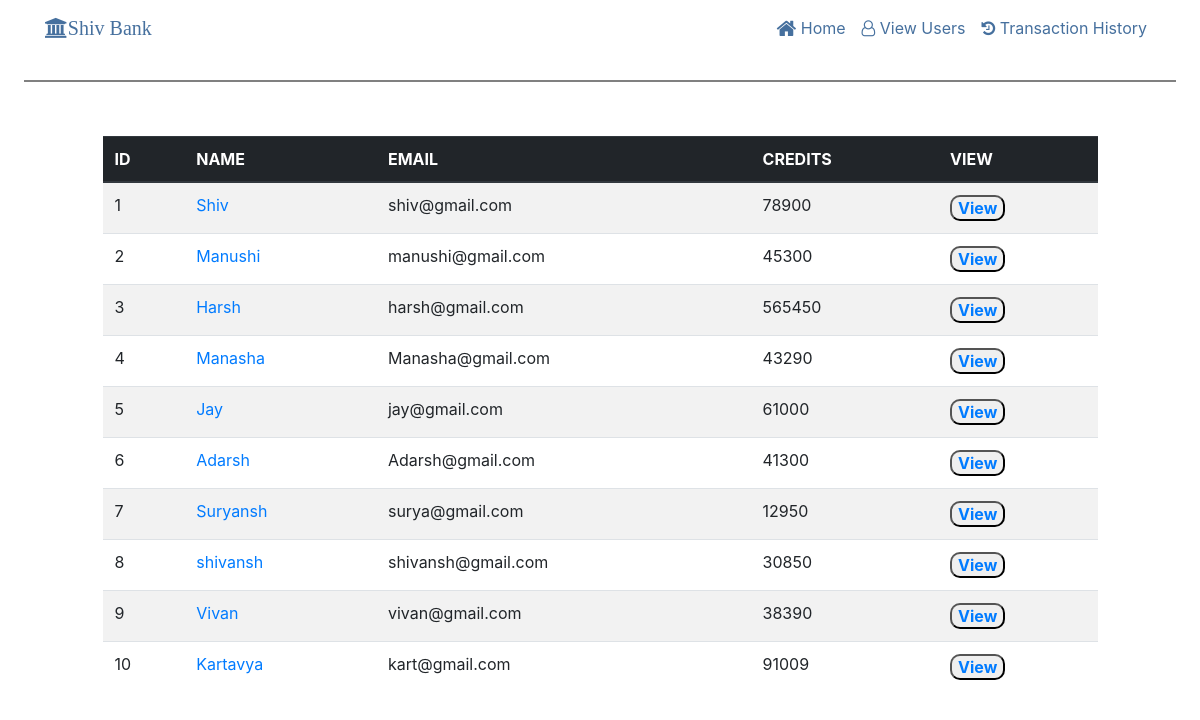
The page /allusers.php on the database its author committed.
### tables this page shows
CREATE TABLE `users` (
  `user_id` int(11) NOT NULL,
  `user_name` varchar(128) NOT NULL,
  `email` varchar(128) NOT NULL,
  `user_credits` int(11) NOT NULL
);

### allusers.php (the view, shortened to what this page needs)
<?php
require_once "config.php";
?>
<!DOCTYPE html>
<html lang="en">
<head>
  <link rel="stylesheet" href="https://stackpath.bootstrapcdn.com/bootstrap/4.5.2/css/bootstrap.min.css">
    <link rel="stylesheet" href="https://cdnjs.cloudflare.com/ajax/libs/font-awesome/4.7.0/css/font-awesome.min.css">
    <link rel="stylesheet" href="styles.css">
</head>
<body>
 <?php include("nav.php") ?>
 <nav class="navbar navbar-#46709e bg-white navbar-expand-sm  fixed-top">
        <div class="container">
            <a class="navbar-brand mr-auto" style="color: #46709e"><i class="fa fa-university" aria-hidden="true">Shiv Bank</i></a>
            <div class="collapse navbar-collapse" id="Navbar">
                <ul class="navbar-nav ml-auto">
                    <li class="nav-item "><a class="nav-link" href="bank.html" style="color:#46709e"><span class="fa fa-home fa-lg"></span> Home</a></li>
                     <li class="nav-item active"><a class="nav-link" href="allusers.php" style="color: #46709e"><i class="fa fa-user-o" aria-hidden="true"></i></i> View Users</a></li>
                    <li class="nav-item"><a class="nav-link" href="history.php" style="color: #46709e"><i class="fa fa-history" aria-hidden="true"></i></span> Transaction History</a></li>
                </ul>
        </div>
      </div>
    </nav>
     <hr style="border:1px solid grey; width: 1150px">
<div class="row row-content">
        <div class="col-12 offset-sm-1 col-sm-10">
          <h2 style="padding-top: 30px ;text-align: center; color:white;"><b></b></h2>
            <div class="table-responsive ">
                <table class="table table-white table-striped">
                    <thead class="thead-dark">
                      <tr>
                      <th>ID</th>
                      <th>NAME</th>
                      <th>EMAIL</th>
                      <th>CREDITS</th>
                      <th>VIEW</th>
                      </tr>
                    </thead>
                    <tbody>
                      <tr>
                      <?php
                       $stmt = $pdo->query("SELECT * FROM users");
                       $rows = $stmt->fetchAll(PDO::FETCH_ASSOC);
                       if(count($rows)>0){
                         foreach($rows as $row ) { ?>
                         <td><?php echo htmlentities($row['user_id']); ?> </td>
                         <td><?php echo ('<a href="profile.php?user_id='.$row['user_id'].'">'.htmlentities($row['user_name']).'</a> ');
                                         ?>  </td>
                         <td><?php echo htmlentities($row['email']); ?> </td>
                         <td><?php echo htmlentities($row['user_credits']); ?> </td>
                         <td><button><?php  echo('<a href="profile.php?user_id='.$row['user_id'].'">'."View".'</a> ');
        ?></button></td>
                         </tr>
                         <?php }
                              }
                          ?>
                    </tbody>
                </table>
            </div>
        </div>
 </div>
</body>
</html>

### nav.php (shortened to what this page needs)
<!DOCTYPE html>
<html lang="en">
<head>
    <link rel="stylesheet" href="https://maxcdn.bootstrapcdn.com/bootstrap/4.0.0/css/bootstrap.min.css">
    <link rel="stylesheet" href="https://cdnjs.cloudflare.com/ajax/libs/font-awesome/4.7.0/css/font-awesome.min.css">
    <link rel = "stylesheet" href="https://cdnjs.cloudflare.com/ajax/libs/bootstrap-social/5.1.1/bootstrap-social.min.css">
    <link rel="stylesheet" type="text/css" href="styles.css">
    <link rel="stylesheet" type="text/css" href=">
</head>
 <body>
 <nav class="navbar navbar-dark bg-white navbar-expand-sm  fixed-top">
        <div class="container">
            <button class="navbar-toggler" type="button" data-toggle="collapse" data-target="#Navbar">
                <span class="navbar-toggler-icon"></span>
            </button>
            <a class="navbar-brand mr-auto" style="color: #46709e"><i class="fa fa-university" aria-hidden="true">Shiv Bank</i></a>
      </div>
</body>
</html><nav class="navbar navbar-#46709e bg-white navbar-expand-sm  fixed-top">
        <div class="container">
            <a class="navbar-brand mr-auto" style="color: #46709e"><i>Shiv Bank</i></a>
            <div class="collapse navbar-collapse" id="Navbar">
                <ul class="navbar-nav ml-auto">
                    <li class="nav-item "><a class="nav-link" style="color:#46709e"><span class="fa fa-home fa-lg"></span> Home</a></li>
                     <li class="nav-item active"><a class="nav-link" href="allusers.php" style="color: #46709e"><i class="fa fa-user-o" aria-hidden="true"></i></i> View Users</a></li>
                    <li class="nav-item"><a class="nav-link" href="history.php" style="color: #46709e"><i class="fa fa-history" aria-hidden="true"></i></span> Transaction History</a></li>
                </ul>
        </div>
      </div>
    </nav>

### styles.css (style rules this page uses)
body { background-color: black no-repeat center center fixed; -webkit-background-size: cover; -moz-background-size: cover; -o-background-size: cover; background-size: cover; overflow-x: hidden; }
button { border-radius: 10px; font-weight: bold; }

### rows shown on the page
users: user_id "1", user_name "Shiv", email "shiv@gmail.com", user_credits "78900"
users: user_id "2", user_name "Manushi", email "manushi@gmail.com", user_credits "45300"
users: user_id "3", user_name "Harsh", email "harsh@gmail.com", user_credits "565450"
users: user_id "4", user_name "Manasha", email "Manasha@gmail.com", user_credits "43290"
users: user_id "5", user_name "Jay", email "jay@gmail.com", user_credits "61000"
users: user_id "6", user_name "Adarsh", email "Adarsh@gmail.com", user_credits "41300"
users: user_id "7", user_name "Suryansh", email "surya@gmail.com", user_credits "12950"
users: user_id "8", user_name "shivansh", email "shivansh@gmail.com", user_credits "30850"
users: user_id "9", user_name "Vivan", email "vivan@gmail.com", user_credits "38390"
users: user_id "10", user_name "Kartavya", email "kart@gmail.com", user_credits "91009"
